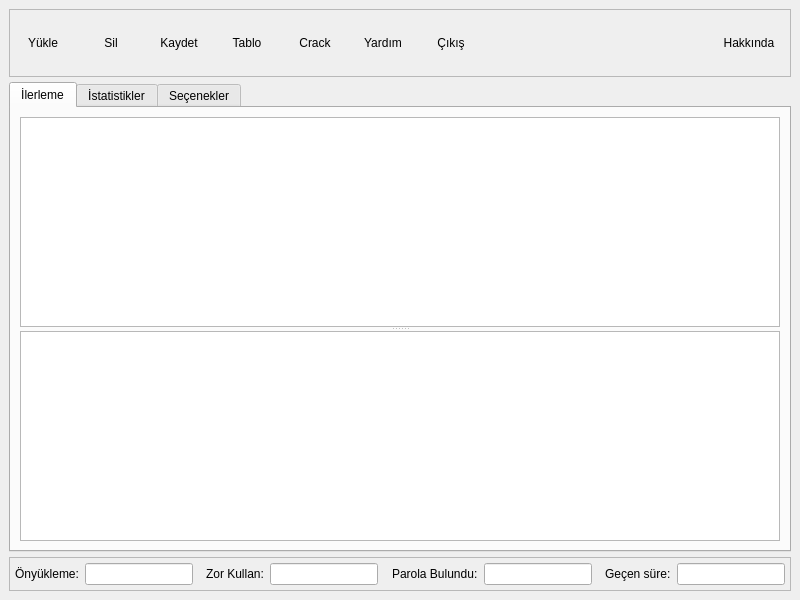
<?xml version="1.0" encoding="UTF-8"?>
<ui version="4.0">
 <class>OphcrackGUI</class>
 <widget class="QMainWindow" name="OphcrackGUI">
  <property name="geometry">
   <rect>
    <x>0</x>
    <y>0</y>
    <width>800</width>
    <height>600</height>
   </rect>
  </property>
  <property name="windowTitle">
   <string>ophcrack</string>
  </property>
  <property name="windowIcon">
   <iconset resource="gui.qrc">
    <normaloff>:/icons/pixmaps/os_icon.png</normaloff>:/icons/pixmaps/os_icon.png</iconset>
  </property>
  <widget class="QWidget" name="centralwidget">
   <layout class="QVBoxLayout">
    <item>
     <layout class="QVBoxLayout">
      <property name="spacing">
       <number>5</number>
      </property>
      <item>
       <widget class="QFrame" name="frame">
        <property name="frameShape">
         <enum>QFrame::StyledPanel</enum>
        </property>
        <property name="frameShadow">
         <enum>QFrame::Raised</enum>
        </property>
        <layout class="QHBoxLayout">
         <property name="leftMargin">
          <number>2</number>
         </property>
         <property name="topMargin">
          <number>2</number>
         </property>
         <property name="rightMargin">
          <number>2</number>
         </property>
         <property name="bottomMargin">
          <number>2</number>
         </property>
         <item>
          <layout class="QHBoxLayout">
           <item>
            <widget class="QToolButton" name="loadButton">
             <property name="sizePolicy">
              <sizepolicy hsizetype="Fixed" vsizetype="Fixed">
               <horstretch>0</horstretch>
               <verstretch>0</verstretch>
              </sizepolicy>
             </property>
             <property name="minimumSize">
              <size>
               <width>62</width>
               <height>62</height>
              </size>
             </property>
             <property name="maximumSize">
              <size>
               <width>62</width>
               <height>62</height>
              </size>
             </property>
             <property name="text">
              <string>Yükle</string>
             </property>
             <property name="icon">
              <iconset resource="gui.qrc">
               <normaloff>:/icons/pixmaps/load.png</normaloff>:/icons/pixmaps/load.png</iconset>
             </property>
             <property name="iconSize">
              <size>
               <width>30</width>
               <height>30</height>
              </size>
             </property>
             <property name="popupMode">
              <enum>QToolButton::InstantPopup</enum>
             </property>
             <property name="toolButtonStyle">
              <enum>Qt::ToolButtonTextUnderIcon</enum>
             </property>
             <property name="autoRaise">
              <bool>true</bool>
             </property>
            </widget>
           </item>
           <item>
            <widget class="QToolButton" name="deleteButton">
             <property name="sizePolicy">
              <sizepolicy hsizetype="Fixed" vsizetype="Fixed">
               <horstretch>0</horstretch>
               <verstretch>0</verstretch>
              </sizepolicy>
             </property>
             <property name="minimumSize">
              <size>
               <width>62</width>
               <height>62</height>
              </size>
             </property>
             <property name="maximumSize">
              <size>
               <width>62</width>
               <height>62</height>
              </size>
             </property>
             <property name="text">
              <string>Sil</string>
             </property>
             <property name="icon">
              <iconset resource="gui.qrc">
               <normaloff>:/icons/pixmaps/delete.png</normaloff>:/icons/pixmaps/delete.png</iconset>
             </property>
             <property name="iconSize">
              <size>
               <width>30</width>
               <height>30</height>
              </size>
             </property>
             <property name="popupMode">
              <enum>QToolButton::InstantPopup</enum>
             </property>
             <property name="toolButtonStyle">
              <enum>Qt::ToolButtonTextUnderIcon</enum>
             </property>
             <property name="autoRaise">
              <bool>true</bool>
             </property>
            </widget>
           </item>
           <item>
            <widget class="QToolButton" name="saveButton">
             <property name="minimumSize">
              <size>
               <width>62</width>
               <height>62</height>
              </size>
             </property>
             <property name="maximumSize">
              <size>
               <width>62</width>
               <height>62</height>
              </size>
             </property>
             <property name="text">
              <string>Kaydet</string>
             </property>
             <property name="icon">
              <iconset resource="gui.qrc">
               <normaloff>:/icons/pixmaps/save.png</normaloff>:/icons/pixmaps/save.png</iconset>
             </property>
             <property name="iconSize">
              <size>
               <width>30</width>
               <height>30</height>
              </size>
             </property>
             <property name="popupMode">
              <enum>QToolButton::InstantPopup</enum>
             </property>
             <property name="toolButtonStyle">
              <enum>Qt::ToolButtonTextUnderIcon</enum>
             </property>
             <property name="autoRaise">
              <bool>true</bool>
             </property>
            </widget>
           </item>
           <item>
            <widget class="QToolButton" name="tableButton">
             <property name="sizePolicy">
              <sizepolicy hsizetype="Fixed" vsizetype="Fixed">
               <horstretch>0</horstretch>
               <verstretch>0</verstretch>
              </sizepolicy>
             </property>
             <property name="minimumSize">
              <size>
               <width>62</width>
               <height>62</height>
              </size>
             </property>
             <property name="maximumSize">
              <size>
               <width>62</width>
               <height>62</height>
              </size>
             </property>
             <property name="text">
              <string>Tablo</string>
             </property>
             <property name="icon">
              <iconset resource="gui.qrc">
               <normaloff>:/icons/pixmaps/tables.png</normaloff>:/icons/pixmaps/tables.png</iconset>
             </property>
             <property name="iconSize">
              <size>
               <width>30</width>
               <height>30</height>
              </size>
             </property>
             <property name="toolButtonStyle">
              <enum>Qt::ToolButtonTextUnderIcon</enum>
             </property>
             <property name="autoRaise">
              <bool>true</bool>
             </property>
            </widget>
           </item>
           <item>
            <widget class="QToolButton" name="crackButton">
             <property name="sizePolicy">
              <sizepolicy hsizetype="Fixed" vsizetype="Fixed">
               <horstretch>0</horstretch>
               <verstretch>0</verstretch>
              </sizepolicy>
             </property>
             <property name="minimumSize">
              <size>
               <width>62</width>
               <height>62</height>
              </size>
             </property>
             <property name="maximumSize">
              <size>
               <width>62</width>
               <height>62</height>
              </size>
             </property>
             <property name="text">
              <string>Crack</string>
             </property>
             <property name="icon">
              <iconset resource="gui.qrc">
               <normaloff>:/icons/pixmaps/crack.png</normaloff>:/icons/pixmaps/crack.png</iconset>
             </property>
             <property name="iconSize">
              <size>
               <width>30</width>
               <height>30</height>
              </size>
             </property>
             <property name="toolButtonStyle">
              <enum>Qt::ToolButtonTextUnderIcon</enum>
             </property>
             <property name="autoRaise">
              <bool>true</bool>
             </property>
            </widget>
           </item>
           <item>
            <widget class="QToolButton" name="helpButton">
             <property name="sizePolicy">
              <sizepolicy hsizetype="Fixed" vsizetype="Fixed">
               <horstretch>0</horstretch>
               <verstretch>0</verstretch>
              </sizepolicy>
             </property>
             <property name="minimumSize">
              <size>
               <width>62</width>
               <height>62</height>
              </size>
             </property>
             <property name="maximumSize">
              <size>
               <width>62</width>
               <height>62</height>
              </size>
             </property>
             <property name="text">
              <string>Yardım</string>
             </property>
             <property name="icon">
              <iconset resource="gui.qrc">
               <normaloff>:/icons/pixmaps/help.png</normaloff>:/icons/pixmaps/help.png</iconset>
             </property>
             <property name="iconSize">
              <size>
               <width>30</width>
               <height>30</height>
              </size>
             </property>
             <property name="toolButtonStyle">
              <enum>Qt::ToolButtonTextUnderIcon</enum>
             </property>
             <property name="autoRaise">
              <bool>true</bool>
             </property>
            </widget>
           </item>
           <item>
            <widget class="QToolButton" name="exitButton">
             <property name="minimumSize">
              <size>
               <width>62</width>
               <height>62</height>
              </size>
             </property>
             <property name="maximumSize">
              <size>
               <width>62</width>
               <height>62</height>
              </size>
             </property>
             <property name="text">
              <string>Çıkış</string>
             </property>
             <property name="icon">
              <iconset resource="gui.qrc">
               <normaloff>:/icons/pixmaps/exit.png</normaloff>:/icons/pixmaps/exit.png</iconset>
             </property>
             <property name="iconSize">
              <size>
               <width>30</width>
               <height>30</height>
              </size>
             </property>
             <property name="toolButtonStyle">
              <enum>Qt::ToolButtonTextUnderIcon</enum>
             </property>
             <property name="autoRaise">
              <bool>true</bool>
             </property>
            </widget>
           </item>
           <item>
            <spacer>
             <property name="orientation">
              <enum>Qt::Horizontal</enum>
             </property>
             <property name="sizeHint" stdset="0">
              <size>
               <width>171</width>
               <height>20</height>
              </size>
             </property>
            </spacer>
           </item>
           <item>
            <widget class="QToolButton" name="aboutButton">
             <property name="sizePolicy">
              <sizepolicy hsizetype="Fixed" vsizetype="Fixed">
               <horstretch>0</horstretch>
               <verstretch>0</verstretch>
              </sizepolicy>
             </property>
             <property name="minimumSize">
              <size>
               <width>78</width>
               <height>62</height>
              </size>
             </property>
             <property name="maximumSize">
              <size>
               <width>78</width>
               <height>62</height>
              </size>
             </property>
             <property name="text">
              <string>Hakkında</string>
             </property>
             <property name="icon">
              <iconset resource="gui.qrc">
               <normaloff>:/icons/pixmaps/os_small.png</normaloff>:/icons/pixmaps/os_small.png</iconset>
             </property>
             <property name="iconSize">
              <size>
               <width>33</width>
               <height>30</height>
              </size>
             </property>
             <property name="toolButtonStyle">
              <enum>Qt::ToolButtonTextUnderIcon</enum>
             </property>
             <property name="autoRaise">
              <bool>true</bool>
             </property>
            </widget>
           </item>
          </layout>
         </item>
        </layout>
       </widget>
      </item>
      <item>
       <widget class="QTabWidget" name="tabWidget">
        <property name="sizePolicy">
         <sizepolicy hsizetype="Expanding" vsizetype="Expanding">
          <horstretch>0</horstretch>
          <verstretch>0</verstretch>
         </sizepolicy>
        </property>
        <property name="currentIndex">
         <number>0</number>
        </property>
        <widget class="QWidget" name="tab">
         <attribute name="title">
          <string>İlerleme</string>
         </attribute>
         <layout class="QVBoxLayout">
          <item>
           <widget class="QSplitter" name="splitter">
            <property name="orientation">
             <enum>Qt::Vertical</enum>
            </property>
            <widget class="HashView" name="hashView">
             <property name="editTriggers">
              <set>QAbstractItemView::NoEditTriggers</set>
             </property>
             <property name="alternatingRowColors">
              <bool>true</bool>
             </property>
             <property name="selectionMode">
              <enum>QAbstractItemView::ExtendedSelection</enum>
             </property>
             <property name="rootIsDecorated">
              <bool>false</bool>
             </property>
             <property name="sortingEnabled">
              <bool>true</bool>
             </property>
            </widget>
            <widget class="QTreeView" name="tableView">
             <property name="editTriggers">
              <set>QAbstractItemView::NoEditTriggers</set>
             </property>
             <property name="selectionMode">
              <enum>QAbstractItemView::NoSelection</enum>
             </property>
             <property name="animated">
              <bool>true</bool>
             </property>
            </widget>
           </widget>
          </item>
         </layout>
        </widget>
        <widget class="QWidget" name="tab_2">
         <attribute name="title">
          <string>İstatistikler</string>
         </attribute>
         <layout class="QVBoxLayout">
          <item>
           <layout class="QHBoxLayout">
            <item>
             <widget class="QGroupBox" name="groupBox">
              <property name="title">
               <string>Genel</string>
              </property>
              <layout class="QGridLayout">
               <item row="0" column="0">
                <widget class="QLabel" name="label">
                 <property name="text">
                  <string>Hash/redux sayısı:</string>
                 </property>
                </widget>
               </item>
               <item row="0" column="1">
                <widget class="QLineEdit" name="hreduxField">
                 <property name="sizePolicy">
                  <sizepolicy hsizetype="Expanding" vsizetype="Fixed">
                   <horstretch>0</horstretch>
                   <verstretch>0</verstretch>
                  </sizepolicy>
                 </property>
                 <property name="minimumSize">
                  <size>
                   <width>0</width>
                   <height>0</height>
                  </size>
                 </property>
                 <property name="alignment">
                  <set>Qt::AlignLeading|Qt::AlignLeft|Qt::AlignVCenter</set>
                 </property>
                 <property name="readOnly">
                  <bool>true</bool>
                 </property>
                </widget>
               </item>
               <item row="1" column="0">
                <widget class="QLabel" name="label_5">
                 <property name="text">
                  <string>Fseek sayısı:</string>
                 </property>
                </widget>
               </item>
               <item row="1" column="1">
                <widget class="QLineEdit" name="fseekField">
                 <property name="sizePolicy">
                  <sizepolicy hsizetype="Expanding" vsizetype="Fixed">
                   <horstretch>0</horstretch>
                   <verstretch>0</verstretch>
                  </sizepolicy>
                 </property>
                 <property name="minimumSize">
                  <size>
                   <width>0</width>
                   <height>0</height>
                  </size>
                 </property>
                 <property name="alignment">
                  <set>Qt::AlignLeading|Qt::AlignLeft|Qt::AlignVCenter</set>
                 </property>
                 <property name="readOnly">
                  <bool>true</bool>
                 </property>
                </widget>
               </item>
               <item row="2" column="0">
                <widget class="QLabel" name="label_9">
                 <property name="text">
                  <string>Yanlış alarm sayısı:</string>
                 </property>
                </widget>
               </item>
               <item row="2" column="1">
                <widget class="QLineEdit" name="falarmField">
                 <property name="sizePolicy">
                  <sizepolicy hsizetype="Expanding" vsizetype="Fixed">
                   <horstretch>0</horstretch>
                   <verstretch>0</verstretch>
                  </sizepolicy>
                 </property>
                 <property name="minimumSize">
                  <size>
                   <width>0</width>
                   <height>0</height>
                  </size>
                 </property>
                 <property name="alignment">
                  <set>Qt::AlignLeading|Qt::AlignLeft|Qt::AlignVCenter</set>
                 </property>
                 <property name="readOnly">
                  <bool>true</bool>
                 </property>
                </widget>
               </item>
               <item row="3" column="0">
                <widget class="QLabel" name="label_10">
                 <property name="text">
                  <string>Yanlış alarm başına hash/redux sayısı:   </string>
                 </property>
                </widget>
               </item>
               <item row="3" column="1">
                <widget class="QLineEdit" name="falarm2Field">
                 <property name="sizePolicy">
                  <sizepolicy hsizetype="Expanding" vsizetype="Fixed">
                   <horstretch>0</horstretch>
                   <verstretch>0</verstretch>
                  </sizepolicy>
                 </property>
                 <property name="minimumSize">
                  <size>
                   <width>0</width>
                   <height>0</height>
                  </size>
                 </property>
                 <property name="alignment">
                  <set>Qt::AlignLeading|Qt::AlignLeft|Qt::AlignVCenter</set>
                 </property>
                 <property name="readOnly">
                  <bool>true</bool>
                 </property>
                </widget>
               </item>
               <item row="4" column="0">
                <widget class="QLabel" name="label_11">
                 <property name="text">
                  <string>Tablolardaki eşleşme sayısı:</string>
                 </property>
                </widget>
               </item>
               <item row="4" column="1">
                <widget class="QLineEdit" name="pwdField">
                 <property name="sizePolicy">
                  <sizepolicy hsizetype="Expanding" vsizetype="Fixed">
                   <horstretch>0</horstretch>
                   <verstretch>0</verstretch>
                  </sizepolicy>
                 </property>
                 <property name="minimumSize">
                  <size>
                   <width>0</width>
                   <height>0</height>
                  </size>
                 </property>
                 <property name="alignment">
                  <set>Qt::AlignLeading|Qt::AlignLeft|Qt::AlignVCenter</set>
                 </property>
                 <property name="readOnly">
                  <bool>true</bool>
                 </property>
                </widget>
               </item>
               <item row="5" column="0">
                <widget class="QLabel" name="label_12">
                 <property name="text">
                  <string>Zorlanan eşleşme sayısı:</string>
                 </property>
                </widget>
               </item>
               <item row="5" column="1">
                <widget class="QLineEdit" name="bforceField">
                 <property name="sizePolicy">
                  <sizepolicy hsizetype="Expanding" vsizetype="Fixed">
                   <horstretch>0</horstretch>
                   <verstretch>0</verstretch>
                  </sizepolicy>
                 </property>
                 <property name="minimumSize">
                  <size>
                   <width>0</width>
                   <height>0</height>
                  </size>
                 </property>
                 <property name="alignment">
                  <set>Qt::AlignLeading|Qt::AlignLeft|Qt::AlignVCenter</set>
                 </property>
                 <property name="readOnly">
                  <bool>true</bool>
                 </property>
                </widget>
               </item>
              </layout>
             </widget>
            </item>
            <item>
             <widget class="QGroupBox" name="groupBox_2">
              <property name="title">
               <string>Ayrıntılar</string>
              </property>
              <layout class="QGridLayout">
               <item row="0" column="0">
                <widget class="QLabel" name="label_2">
                 <property name="text">
                  <string>Bulunan öneklerin sayısı:</string>
                 </property>
                </widget>
               </item>
               <item row="0" column="1">
                <widget class="QLineEdit" name="prefixField">
                 <property name="alignment">
                  <set>Qt::AlignLeading|Qt::AlignLeft|Qt::AlignVCenter</set>
                 </property>
                 <property name="readOnly">
                  <bool>true</bool>
                 </property>
                </widget>
               </item>
               <item row="1" column="0">
                <widget class="QLabel" name="label_3">
                 <property name="text">
                  <string>Bulunan postfix sayısı:</string>
                 </property>
                </widget>
               </item>
               <item row="1" column="1">
                <widget class="QLineEdit" name="postfixField">
                 <property name="alignment">
                  <set>Qt::AlignLeading|Qt::AlignLeft|Qt::AlignVCenter</set>
                 </property>
                 <property name="readOnly">
                  <bool>true</bool>
                 </property>
                </widget>
               </item>
               <item row="2" column="0">
                <widget class="QLabel" name="label_4">
                 <property name="text">
                  <string>Bulunan başlangıç sayısı:</string>
                 </property>
                </widget>
               </item>
               <item row="2" column="1">
                <widget class="QLineEdit" name="startField">
                 <property name="alignment">
                  <set>Qt::AlignLeading|Qt::AlignLeft|Qt::AlignVCenter</set>
                 </property>
                 <property name="readOnly">
                  <bool>true</bool>
                 </property>
                </widget>
               </item>
               <item row="3" column="0">
                <widget class="QLabel" name="label_6">
                 <property name="text">
                  <string>.index cinsinden fseek sayısı:</string>
                 </property>
                </widget>
               </item>
               <item row="3" column="1">
                <widget class="QLineEdit" name="idxField">
                 <property name="alignment">
                  <set>Qt::AlignLeading|Qt::AlignLeft|Qt::AlignVCenter</set>
                 </property>
                 <property name="readOnly">
                  <bool>true</bool>
                 </property>
                </widget>
               </item>
               <item row="4" column="0">
                <widget class="QLabel" name="label_7">
                 <property name="text">
                  <string>.bin cinsinden fseek sayısı:</string>
                 </property>
                </widget>
               </item>
               <item row="4" column="1">
                <widget class="QLineEdit" name="endField">
                 <property name="alignment">
                  <set>Qt::AlignLeading|Qt::AlignLeft|Qt::AlignVCenter</set>
                 </property>
                 <property name="readOnly">
                  <bool>true</bool>
                 </property>
                </widget>
               </item>
               <item row="5" column="0">
                <widget class="QLabel" name="label_8">
                 <property name="text">
                  <string>.start cinsinden fseek sayısı:</string>
                 </property>
                </widget>
               </item>
               <item row="5" column="1">
                <widget class="QLineEdit" name="srtField">
                 <property name="alignment">
                  <set>Qt::AlignLeading|Qt::AlignLeft|Qt::AlignVCenter</set>
                 </property>
                 <property name="readOnly">
                  <bool>true</bool>
                 </property>
                </widget>
               </item>
              </layout>
             </widget>
            </item>
           </layout>
          </item>
          <item>
           <layout class="QHBoxLayout">
            <item>
             <widget class="QPushButton" name="resetButton">
              <property name="text">
               <string>Sıfırla</string>
              </property>
             </widget>
            </item>
            <item>
             <widget class="QPushButton" name="graphButton">
              <property name="text">
               <string>Grafikleri görüntüle</string>
              </property>
             </widget>
            </item>
            <item>
             <spacer>
              <property name="orientation">
               <enum>Qt::Horizontal</enum>
              </property>
              <property name="sizeHint" stdset="0">
               <size>
                <width>40</width>
                <height>20</height>
               </size>
              </property>
             </spacer>
            </item>
           </layout>
          </item>
          <item>
           <spacer>
            <property name="orientation">
             <enum>Qt::Vertical</enum>
            </property>
            <property name="sizeHint" stdset="0">
             <size>
              <width>20</width>
              <height>40</height>
             </size>
            </property>
           </spacer>
          </item>
         </layout>
        </widget>
        <widget class="QWidget" name="tab_3">
         <attribute name="title">
          <string>Seçenekler</string>
         </attribute>
         <layout class="QVBoxLayout" name="verticalLayout">
          <item>
           <layout class="QGridLayout" name="gridLayout">
            <item row="0" column="0">
             <widget class="QLabel" name="label_18">
              <property name="text">
               <string>Iş parçacığı sayısı:</string>
              </property>
             </widget>
            </item>
            <item row="0" column="4">
             <widget class="QLabel" name="threadLabel">
              <property name="text">
               <string>oto (yen.baş. gerekir)</string>
              </property>
             </widget>
            </item>
            <item row="1" column="0">
             <widget class="QLabel" name="label_20">
              <property name="text">
               <string>Görev başına hash/redux sayısı:</string>
              </property>
             </widget>
            </item>
            <item row="1" column="2" colspan="2">
             <widget class="QSlider" name="hreduxSlider">
              <property name="sizePolicy">
               <sizepolicy hsizetype="Preferred" vsizetype="Fixed">
                <horstretch>0</horstretch>
                <verstretch>0</verstretch>
               </sizepolicy>
              </property>
              <property name="minimum">
               <number>1</number>
              </property>
              <property name="maximum">
               <number>20</number>
              </property>
              <property name="singleStep">
               <number>1</number>
              </property>
              <property name="pageStep">
               <number>2</number>
              </property>
              <property name="value">
               <number>1</number>
              </property>
              <property name="orientation">
               <enum>Qt::Horizontal</enum>
              </property>
              <property name="tickPosition">
               <enum>QSlider::TicksBelow</enum>
              </property>
              <property name="tickInterval">
               <number>1</number>
              </property>
             </widget>
            </item>
            <item row="1" column="4">
             <widget class="QLabel" name="hreduxLabel">
              <property name="text">
               <string>10000</string>
              </property>
             </widget>
            </item>
            <item row="2" column="0">
             <widget class="QLabel" name="label_19">
              <property name="text">
               <string>Disk sırasının maksimum uzunluğu:</string>
              </property>
             </widget>
            </item>
            <item row="2" column="2" colspan="2">
             <widget class="QSlider" name="queueSlider">
              <property name="sizePolicy">
               <sizepolicy hsizetype="Preferred" vsizetype="Fixed">
                <horstretch>0</horstretch>
                <verstretch>0</verstretch>
               </sizepolicy>
              </property>
              <property name="minimum">
               <number>1</number>
              </property>
              <property name="maximum">
               <number>10</number>
              </property>
              <property name="singleStep">
               <number>1</number>
              </property>
              <property name="pageStep">
               <number>2</number>
              </property>
              <property name="value">
               <number>10</number>
              </property>
              <property name="orientation">
               <enum>Qt::Horizontal</enum>
              </property>
              <property name="tickPosition">
               <enum>QSlider::TicksBelow</enum>
              </property>
              <property name="tickInterval">
               <number>1</number>
              </property>
             </widget>
            </item>
            <item row="2" column="4">
             <widget class="QLabel" name="queueLabel">
              <property name="text">
               <string>1000</string>
              </property>
             </widget>
            </item>
            <item row="3" column="0">
             <widget class="QLabel" name="label_21">
              <property name="text">
               <string>Zor kullan:</string>
              </property>
             </widget>
            </item>
            <item row="3" column="2" colspan="2">
             <widget class="QComboBox" name="bforceBox">
              <property name="sizePolicy">
               <sizepolicy hsizetype="Preferred" vsizetype="Fixed">
                <horstretch>0</horstretch>
                <verstretch>0</verstretch>
               </sizepolicy>
              </property>
              <item>
               <property name="text">
                <string>Hayır</string>
               </property>
              </item>
              <item>
               <property name="text">
                <string>Evet</string>
               </property>
              </item>
             </widget>
            </item>
            <item row="4" column="0">
             <widget class="QLabel" name="label_15">
              <property name="text">
               <string>Oturum dosyası:</string>
              </property>
             </widget>
            </item>
            <item row="4" column="1">
             <widget class="QCheckBox" name="sessBox">
              <property name="enabled">
               <bool>false</bool>
              </property>
              <property name="text">
               <string/>
              </property>
             </widget>
            </item>
            <item row="4" column="2">
             <widget class="QLineEdit" name="sessEdit">
              <property name="enabled">
               <bool>false</bool>
              </property>
              <property name="readOnly">
               <bool>true</bool>
              </property>
             </widget>
            </item>
            <item row="4" column="3">
             <widget class="QPushButton" name="sessButton">
              <property name="text">
               <string>Seçiniz</string>
              </property>
             </widget>
            </item>
            <item row="4" column="4">
             <spacer>
              <property name="orientation">
               <enum>Qt::Horizontal</enum>
              </property>
              <property name="sizeType">
               <enum>QSizePolicy::Preferred</enum>
              </property>
              <property name="sizeHint" stdset="0">
               <size>
                <width>197</width>
                <height>25</height>
               </size>
              </property>
             </spacer>
            </item>
            <item row="5" column="0">
             <widget class="QLabel" name="label_22">
              <property name="text">
               <string>Kullanıcı isimlerini gizle:</string>
              </property>
             </widget>
            </item>
            <item row="5" column="2" colspan="2">
             <widget class="QComboBox" name="hideUnameBox">
              <property name="sizePolicy">
               <sizepolicy hsizetype="Preferred" vsizetype="Fixed">
                <horstretch>0</horstretch>
                <verstretch>0</verstretch>
               </sizepolicy>
              </property>
              <item>
               <property name="text">
                <string>Hayır</string>
               </property>
              </item>
              <item>
               <property name="text">
                <string>Evet</string>
               </property>
              </item>
             </widget>
            </item>
            <item row="6" column="0">
             <widget class="QLabel" name="label_23">
              <property name="text">
               <string>Denetim modu:</string>
              </property>
             </widget>
            </item>
            <item row="6" column="2" colspan="2">
             <widget class="QComboBox" name="auditModeBox">
              <property name="sizePolicy">
               <sizepolicy hsizetype="Preferred" vsizetype="Fixed">
                <horstretch>0</horstretch>
                <verstretch>0</verstretch>
               </sizepolicy>
              </property>
              <item>
               <property name="text">
                <string>Hayır</string>
               </property>
              </item>
              <item>
               <property name="text">
                <string>Evet</string>
               </property>
              </item>
             </widget>
            </item>
            <item row="0" column="2" colspan="2">
             <widget class="QSpinBox" name="threadSpinBox">
              <property name="sizePolicy">
               <sizepolicy hsizetype="Preferred" vsizetype="Fixed">
                <horstretch>0</horstretch>
                <verstretch>0</verstretch>
               </sizepolicy>
              </property>
              <property name="minimum">
               <number>1</number>
              </property>
              <property name="value">
               <number>8</number>
              </property>
             </widget>
            </item>
           </layout>
          </item>
          <item>
           <spacer>
            <property name="orientation">
             <enum>Qt::Vertical</enum>
            </property>
            <property name="sizeType">
             <enum>QSizePolicy::Fixed</enum>
            </property>
            <property name="sizeHint" stdset="0">
             <size>
              <width>20</width>
              <height>16</height>
             </size>
            </property>
           </spacer>
          </item>
          <item>
           <layout class="QHBoxLayout">
            <item>
             <widget class="QPushButton" name="defaultButton">
              <property name="text">
               <string>Varsayılan</string>
              </property>
             </widget>
            </item>
            <item>
             <spacer>
              <property name="orientation">
               <enum>Qt::Horizontal</enum>
              </property>
              <property name="sizeHint" stdset="0">
               <size>
                <width>451</width>
                <height>21</height>
               </size>
              </property>
             </spacer>
            </item>
           </layout>
          </item>
          <item>
           <spacer>
            <property name="orientation">
             <enum>Qt::Vertical</enum>
            </property>
            <property name="sizeHint" stdset="0">
             <size>
              <width>706</width>
              <height>120</height>
             </size>
            </property>
           </spacer>
          </item>
         </layout>
        </widget>
       </widget>
      </item>
      <item>
       <widget class="QFrame" name="frame_2">
        <property name="frameShape">
         <enum>QFrame::StyledPanel</enum>
        </property>
        <property name="frameShadow">
         <enum>QFrame::Raised</enum>
        </property>
        <property name="midLineWidth">
         <number>0</number>
        </property>
        <layout class="QHBoxLayout">
         <property name="spacing">
          <number>6</number>
         </property>
         <property name="leftMargin">
          <number>5</number>
         </property>
         <property name="topMargin">
          <number>5</number>
         </property>
         <property name="rightMargin">
          <number>5</number>
         </property>
         <property name="bottomMargin">
          <number>5</number>
         </property>
         <item>
          <widget class="QLabel" name="label_13">
           <property name="sizePolicy">
            <sizepolicy hsizetype="Fixed" vsizetype="Preferred">
             <horstretch>0</horstretch>
             <verstretch>0</verstretch>
            </sizepolicy>
           </property>
           <property name="text">
            <string>Önyükleme:</string>
           </property>
          </widget>
         </item>
         <item>
          <widget class="QLineEdit" name="preloadEdit">
           <property name="sizePolicy">
            <sizepolicy hsizetype="Preferred" vsizetype="Fixed">
             <horstretch>0</horstretch>
             <verstretch>0</verstretch>
            </sizepolicy>
           </property>
           <property name="text">
            <string/>
           </property>
           <property name="echoMode">
            <enum>QLineEdit::Normal</enum>
           </property>
           <property name="alignment">
            <set>Qt::AlignCenter</set>
           </property>
           <property name="readOnly">
            <bool>true</bool>
           </property>
          </widget>
         </item>
         <item>
          <spacer>
           <property name="orientation">
            <enum>Qt::Horizontal</enum>
           </property>
           <property name="sizeType">
            <enum>QSizePolicy::MinimumExpanding</enum>
           </property>
           <property name="sizeHint" stdset="0">
            <size>
             <width>3</width>
             <height>20</height>
            </size>
           </property>
          </spacer>
         </item>
         <item>
          <widget class="QLabel" name="label_14">
           <property name="sizePolicy">
            <sizepolicy hsizetype="Fixed" vsizetype="Preferred">
             <horstretch>0</horstretch>
             <verstretch>0</verstretch>
            </sizepolicy>
           </property>
           <property name="text">
            <string>Zor Kullan:</string>
           </property>
          </widget>
         </item>
         <item>
          <widget class="QLineEdit" name="bforceEdit">
           <property name="sizePolicy">
            <sizepolicy hsizetype="Preferred" vsizetype="Fixed">
             <horstretch>0</horstretch>
             <verstretch>0</verstretch>
            </sizepolicy>
           </property>
           <property name="text">
            <string/>
           </property>
           <property name="alignment">
            <set>Qt::AlignCenter</set>
           </property>
           <property name="readOnly">
            <bool>true</bool>
           </property>
          </widget>
         </item>
         <item>
          <spacer>
           <property name="orientation">
            <enum>Qt::Horizontal</enum>
           </property>
           <property name="sizeType">
            <enum>QSizePolicy::MinimumExpanding</enum>
           </property>
           <property name="sizeHint" stdset="0">
            <size>
             <width>3</width>
             <height>20</height>
            </size>
           </property>
          </spacer>
         </item>
         <item>
          <widget class="QLabel" name="label_16">
           <property name="sizePolicy">
            <sizepolicy hsizetype="Fixed" vsizetype="Preferred">
             <horstretch>0</horstretch>
             <verstretch>0</verstretch>
            </sizepolicy>
           </property>
           <property name="text">
            <string>Parola Bulundu:</string>
           </property>
          </widget>
         </item>
         <item>
          <widget class="QLineEdit" name="pwdEdit">
           <property name="sizePolicy">
            <sizepolicy hsizetype="Preferred" vsizetype="Fixed">
             <horstretch>0</horstretch>
             <verstretch>0</verstretch>
            </sizepolicy>
           </property>
           <property name="text">
            <string/>
           </property>
           <property name="alignment">
            <set>Qt::AlignCenter</set>
           </property>
           <property name="readOnly">
            <bool>true</bool>
           </property>
          </widget>
         </item>
         <item>
          <spacer>
           <property name="orientation">
            <enum>Qt::Horizontal</enum>
           </property>
           <property name="sizeType">
            <enum>QSizePolicy::MinimumExpanding</enum>
           </property>
           <property name="sizeHint" stdset="0">
            <size>
             <width>3</width>
             <height>20</height>
            </size>
           </property>
          </spacer>
         </item>
         <item>
          <widget class="QLabel" name="label_17">
           <property name="sizePolicy">
            <sizepolicy hsizetype="Fixed" vsizetype="Preferred">
             <horstretch>0</horstretch>
             <verstretch>0</verstretch>
            </sizepolicy>
           </property>
           <property name="text">
            <string>Geçen süre:</string>
           </property>
          </widget>
         </item>
         <item>
          <widget class="QLineEdit" name="timeEdit">
           <property name="sizePolicy">
            <sizepolicy hsizetype="Preferred" vsizetype="Fixed">
             <horstretch>0</horstretch>
             <verstretch>0</verstretch>
            </sizepolicy>
           </property>
           <property name="text">
            <string/>
           </property>
           <property name="alignment">
            <set>Qt::AlignCenter</set>
           </property>
           <property name="readOnly">
            <bool>true</bool>
           </property>
          </widget>
         </item>
        </layout>
       </widget>
      </item>
     </layout>
    </item>
   </layout>
  </widget>
 </widget>
 <customwidgets>
  <customwidget>
   <class>HashView</class>
   <extends>QTreeView</extends>
   <header>hashview.h</header>
  </customwidget>
 </customwidgets>
 <resources>
  <include location="gui.qrc"/>
 </resources>
 <connections>
  <connection>
   <sender>exitButton</sender>
   <signal>clicked()</signal>
   <receiver>OphcrackGUI</receiver>
   <slot>close()</slot>
   <hints>
    <hint type="sourcelabel">
     <x>456</x>
     <y>45</y>
    </hint>
    <hint type="destinationlabel">
     <x>476</x>
     <y>4</y>
    </hint>
   </hints>
  </connection>
 </connections>
</ui>
